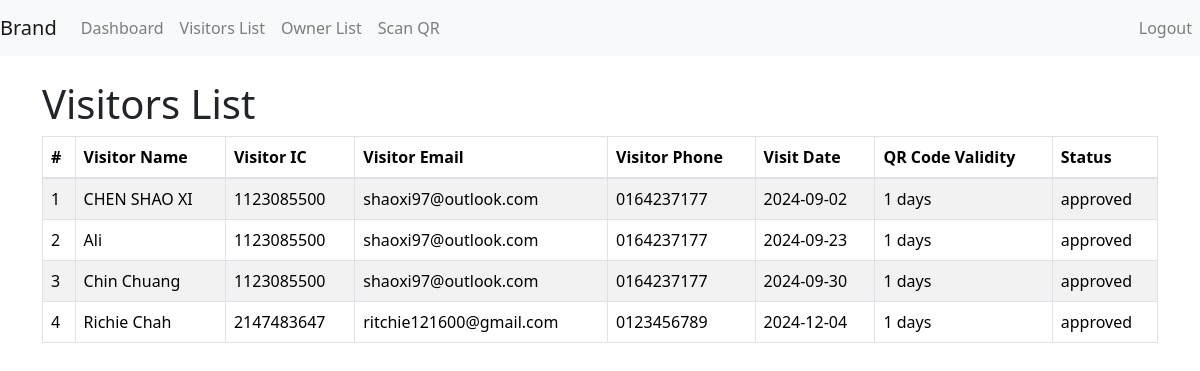
The page /admin/visitors.php on the database its author committed.
### tables this page shows
CREATE TABLE `visitors` (
  `id` int(11) NOT NULL,
  `name` varchar(255) NOT NULL,
  `IC` int(11) DEFAULT NULL,
  `email` varchar(255) DEFAULT NULL,
  `phone` varchar(20) DEFAULT NULL,
  `visitor_code` varchar(255) NOT NULL,
  `qr_code` text DEFAULT NULL,
  `visit_date` date NOT NULL,
  `status` enum('pending','approved','rejected','checked_in') DEFAULT 'pending',
  `owner_id` int(11) DEFAULT NULL,
  `valid_days` int(11) DEFAULT NULL
);

### db.php (called while the page is built, shortened)
<?php
class Database {
    private $conn;
    public function __construct() {
        $server = "localhost";
        $username = "root";
        $password = "";
        $database = "condo_visitor_system";
        $this->conn = mysqli_connect($server, $username, $password, $database);
    }
    public function getConnection() {
        return $this->conn;
    }
}

### VisitorController.php (called while the page is built, shortened)
<?php
include_once "db.php";
class VisitorController{
    private $conn;
    public function __construct() {
        $db = new Database();
        $this->conn = $db->getConnection();
    }
    public function getAllVisitors() {
        $query = "SELECT name, IC, email, phone, visit_date, valid_days, status FROM visitors";
        $result = $this->conn->query($query);
        $visitors = [];
        if ($result && $result->num_rows > 0) {
            while ($row = $result->fetch_assoc()) {
                $visitors[] = $row;
            }
        }
        return $visitors;
    }
}
?>

### admin/visitors.php (the view)
<?php
include_once('../VisitorController.php');
$visitorManagement = new VisitorController();
$visitors = $visitorManagement->getAllVisitors();
?>
<?php include('header.php'); ?>
<html>
<link href="https://cdn.jsdelivr.net/npm/bootstrap@5.3.2/dist/css/bootstrap.min.css" rel="stylesheet">
<div class="container mt-4">
    <h1>Visitors List</h1>
    <table class="table table-bordered table-striped">
        <thead>
            <tr>
                <th>#</th>
                <th>Visitor Name</th>
                <th>Visitor IC</th>
                <th>Visitor Email</th>
                <th>Visitor Phone</th>
                <th>Visit Date</th>
                <th>QR Code Validity</th>
                <th>Status</th>
            </tr>
        </thead>
        <tbody>
            <?php if (!empty($visitors)): ?>
                <?php foreach ($visitors as $index => $visitor): ?>
                    <tr>
                        <td><?php echo $index + 1; ?></td>
                        <td><?php echo htmlspecialchars($visitor['name']); ?></td>
                        <td><?php echo htmlspecialchars($visitor['IC']); ?></td>
                        <td><?php echo htmlspecialchars($visitor['email']); ?></td>
                        <td><?php echo htmlspecialchars($visitor['phone']); ?></td>
                        <td><?php echo htmlspecialchars($visitor['visit_date']); ?></td>
                        <td><?php echo htmlspecialchars($visitor['valid_days']) . ' days'; ?></td>
                        <td><?php echo htmlspecialchars($visitor['status']); ?></td>
                    </tr>
                <?php endforeach; ?>
            <?php else: ?>
                <tr>
                    <td colspan="8" class="text-center">No visitors found.</td>
                </tr>
            <?php endif; ?>
        </tbody>
    </table>
</div>
</html>
<?php include('../footer.php'); ?>

### admin/header.php (shortened to what this page needs)
<!DOCTYPE html>
<html lang="en">
<head>
    <link href="https://maxcdn.bootstrapcdn.com/bootstrap/4.5.2/css/bootstrap.min.css" rel="stylesheet">
</head>
<body>
    <nav class="navbar navbar-expand-lg navbar-light bg-light">
        <a class="navbar-brand" href="#">Brand</a>
        <div class="collapse navbar-collapse" id="navbarNav">
            <ul class="navbar-nav">
                <li class="nav-item">
                    <a class="nav-link" href="dashboard.php">Dashboard</a>
                </li>
                <li class="nav-item">
                    <a class="nav-link" href="visitors.php">Visitors List</a>
                </li>
                <li class="nav-item">
                    <a class="nav-link" href="owner.php">Owner List</a>
                </li>
                <li class="nav-item">
                    <a class="nav-link" href="../QRCodeVerify.php">Scan QR</a>
                </li>
            </ul>
            <ul class="navbar-nav ml-auto">
            <li class="nav-item">
                <a class="nav-link" href="session_destory.php">Logout</a>
            </li>
        </ul>
        </div>
    </nav>

### footer.php (shortened to what this page needs)
</body>
</html>

### rows shown on the page
visitors: name "CHEN SHAO XI", IC "1123085500", email "shaoxi97@outlook.com", phone "0164237177", visit_date "2024-09-02", valid_days "1", status "approved"
visitors: name "Ali", IC "1123085500", email "shaoxi97@outlook.com", phone "0164237177", visit_date "2024-09-23", valid_days "1", status "approved"
visitors: name "Chin Chuang", IC "1123085500", email "shaoxi97@outlook.com", phone "0164237177", visit_date "2024-09-30", valid_days "1", status "approved"
visitors: name "Richie Chah", IC "2147483647", email "ritchie121600@gmail.com", phone "0123456789", visit_date "2024-12-04", valid_days "1", status "approved"
